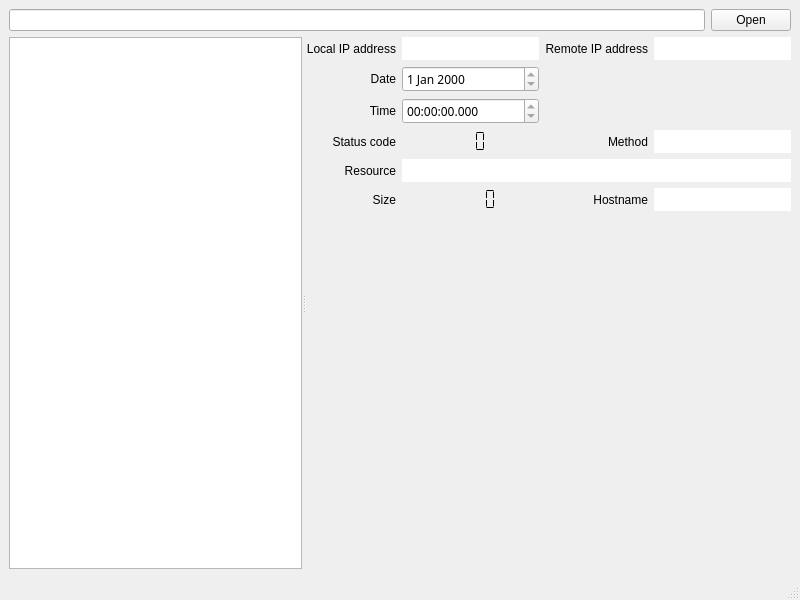
<?xml version="1.0" encoding="UTF-8"?>
<ui version="4.0">
 <class>MainWindow</class>
 <widget class="QMainWindow" name="MainWindow">
  <property name="geometry">
   <rect>
    <x>0</x>
    <y>0</y>
    <width>800</width>
    <height>600</height>
   </rect>
  </property>
  <property name="windowTitle">
   <string>MainWindow</string>
  </property>
  <widget class="QWidget" name="centralwidget">
   <layout class="QGridLayout" name="gridLayout">
    <item row="0" column="0">
     <layout class="QVBoxLayout" name="verticalLayout">
      <item>
       <layout class="QHBoxLayout" name="fileSelectLayout">
        <property name="sizeConstraint">
         <enum>QLayout::SizeConstraint::SetMinimumSize</enum>
        </property>
        <item>
         <widget class="QLineEdit" name="filenameInput"/>
        </item>
        <item>
         <widget class="QPushButton" name="filenameButton">
          <property name="text">
           <string>Open</string>
          </property>
         </widget>
        </item>
       </layout>
      </item>
      <item>
       <widget class="QSplitter" name="splitter">
        <property name="orientation">
         <enum>Qt::Orientation::Horizontal</enum>
        </property>
        <widget class="QListWidget" name="masterList">
         <property name="font">
          <font>
           <family>Cascadia Mono</family>
          </font>
         </property>
        </widget>
        <widget class="QWidget" name="layoutWidget">
         <layout class="QGridLayout" name="detailsLayout">
          <item row="3" column="2">
           <widget class="QLabel" name="methodLabel">
            <property name="text">
             <string>Method</string>
            </property>
            <property name="alignment">
             <set>Qt::AlignmentFlag::AlignRight|Qt::AlignmentFlag::AlignTrailing|Qt::AlignmentFlag::AlignVCenter</set>
            </property>
           </widget>
          </item>
          <item row="4" column="0">
           <widget class="QLabel" name="resourceLabel">
            <property name="text">
             <string>Resource</string>
            </property>
            <property name="alignment">
             <set>Qt::AlignmentFlag::AlignRight|Qt::AlignmentFlag::AlignTrailing|Qt::AlignmentFlag::AlignVCenter</set>
            </property>
           </widget>
          </item>
          <item row="1" column="0">
           <widget class="QLabel" name="dateLabel">
            <property name="text">
             <string>Date</string>
            </property>
            <property name="alignment">
             <set>Qt::AlignmentFlag::AlignRight|Qt::AlignmentFlag::AlignTrailing|Qt::AlignmentFlag::AlignVCenter</set>
            </property>
           </widget>
          </item>
          <item row="2" column="1">
           <widget class="QTimeEdit" name="timeDisplay">
            <property name="font">
             <font>
              <family>Cascadia Mono</family>
             </font>
            </property>
            <property name="readOnly">
             <bool>true</bool>
            </property>
            <property name="accelerated">
             <bool>true</bool>
            </property>
            <property name="displayFormat">
             <string>hh:mm:ss.zzz</string>
            </property>
           </widget>
          </item>
          <item row="1" column="1">
           <widget class="QDateEdit" name="dateDisplay">
            <property name="enabled">
             <bool>true</bool>
            </property>
            <property name="font">
             <font>
              <family>Cascadia Mono</family>
             </font>
            </property>
            <property name="readOnly">
             <bool>true</bool>
            </property>
            <property name="accelerated">
             <bool>true</bool>
            </property>
           </widget>
          </item>
          <item row="5" column="0">
           <widget class="QLabel" name="sizeLabel">
            <property name="text">
             <string>Size</string>
            </property>
            <property name="alignment">
             <set>Qt::AlignmentFlag::AlignRight|Qt::AlignmentFlag::AlignTrailing|Qt::AlignmentFlag::AlignVCenter</set>
            </property>
           </widget>
          </item>
          <item row="3" column="1">
           <widget class="QLCDNumber" name="statusCodeDisplay">
            <property name="lineWidth">
             <number>0</number>
            </property>
            <property name="digitCount">
             <number>3</number>
            </property>
            <property name="segmentStyle">
             <enum>QLCDNumber::SegmentStyle::Flat</enum>
            </property>
           </widget>
          </item>
          <item row="5" column="1">
           <widget class="QLCDNumber" name="sizeDisplay">
            <property name="lineWidth">
             <number>0</number>
            </property>
            <property name="segmentStyle">
             <enum>QLCDNumber::SegmentStyle::Flat</enum>
            </property>
           </widget>
          </item>
          <item row="2" column="0">
           <widget class="QLabel" name="timeLabel">
            <property name="text">
             <string>Time</string>
            </property>
            <property name="alignment">
             <set>Qt::AlignmentFlag::AlignRight|Qt::AlignmentFlag::AlignTrailing|Qt::AlignmentFlag::AlignVCenter</set>
            </property>
           </widget>
          </item>
          <item row="3" column="0">
           <widget class="QLabel" name="statusCodeLabel">
            <property name="text">
             <string>Status code</string>
            </property>
            <property name="alignment">
             <set>Qt::AlignmentFlag::AlignRight|Qt::AlignmentFlag::AlignTrailing|Qt::AlignmentFlag::AlignVCenter</set>
            </property>
           </widget>
          </item>
          <item row="6" column="0">
           <spacer name="verticalSpacer">
            <property name="orientation">
             <enum>Qt::Orientation::Vertical</enum>
            </property>
            <property name="sizeHint" stdset="0">
             <size>
              <width>20</width>
              <height>40</height>
             </size>
            </property>
           </spacer>
          </item>
          <item row="4" column="1" colspan="3">
           <widget class="QLineEdit" name="resourceDisplay">
            <property name="font">
             <font>
              <family>Cascadia Mono</family>
             </font>
            </property>
            <property name="frame">
             <bool>false</bool>
            </property>
            <property name="readOnly">
             <bool>true</bool>
            </property>
           </widget>
          </item>
          <item row="3" column="3">
           <widget class="QLineEdit" name="methodDisplay">
            <property name="font">
             <font>
              <family>Cascadia Mono</family>
             </font>
            </property>
            <property name="frame">
             <bool>false</bool>
            </property>
            <property name="readOnly">
             <bool>true</bool>
            </property>
           </widget>
          </item>
          <item row="0" column="3">
           <widget class="QLineEdit" name="remoteHostDisplay">
            <property name="font">
             <font>
              <family>Cascadia Mono</family>
             </font>
            </property>
            <property name="frame">
             <bool>false</bool>
            </property>
            <property name="readOnly">
             <bool>true</bool>
            </property>
           </widget>
          </item>
          <item row="0" column="2">
           <widget class="QLabel" name="remoteHostLabel">
            <property name="text">
             <string>Remote IP address</string>
            </property>
            <property name="alignment">
             <set>Qt::AlignmentFlag::AlignRight|Qt::AlignmentFlag::AlignTrailing|Qt::AlignmentFlag::AlignVCenter</set>
            </property>
           </widget>
          </item>
          <item row="0" column="1">
           <widget class="QLineEdit" name="localHostDisplay">
            <property name="font">
             <font>
              <family>Cascadia Mono</family>
             </font>
            </property>
            <property name="frame">
             <bool>false</bool>
            </property>
            <property name="readOnly">
             <bool>true</bool>
            </property>
           </widget>
          </item>
          <item row="0" column="0">
           <widget class="QLabel" name="localHostLabel">
            <property name="text">
             <string>Local IP address</string>
            </property>
            <property name="alignment">
             <set>Qt::AlignmentFlag::AlignRight|Qt::AlignmentFlag::AlignTrailing|Qt::AlignmentFlag::AlignVCenter</set>
            </property>
           </widget>
          </item>
          <item row="5" column="2">
           <widget class="QLabel" name="hostnameLabel">
            <property name="text">
             <string>Hostname</string>
            </property>
            <property name="alignment">
             <set>Qt::AlignmentFlag::AlignRight|Qt::AlignmentFlag::AlignTrailing|Qt::AlignmentFlag::AlignVCenter</set>
            </property>
           </widget>
          </item>
          <item row="5" column="3">
           <widget class="QLineEdit" name="hostnameDisplay">
            <property name="font">
             <font>
              <family>Cascadia Mono</family>
             </font>
            </property>
            <property name="frame">
             <bool>false</bool>
            </property>
            <property name="readOnly">
             <bool>true</bool>
            </property>
           </widget>
          </item>
         </layout>
        </widget>
       </widget>
      </item>
     </layout>
    </item>
   </layout>
  </widget>
  <widget class="QStatusBar" name="statusBar"/>
 </widget>
 <resources/>
 <connections/>
</ui>
